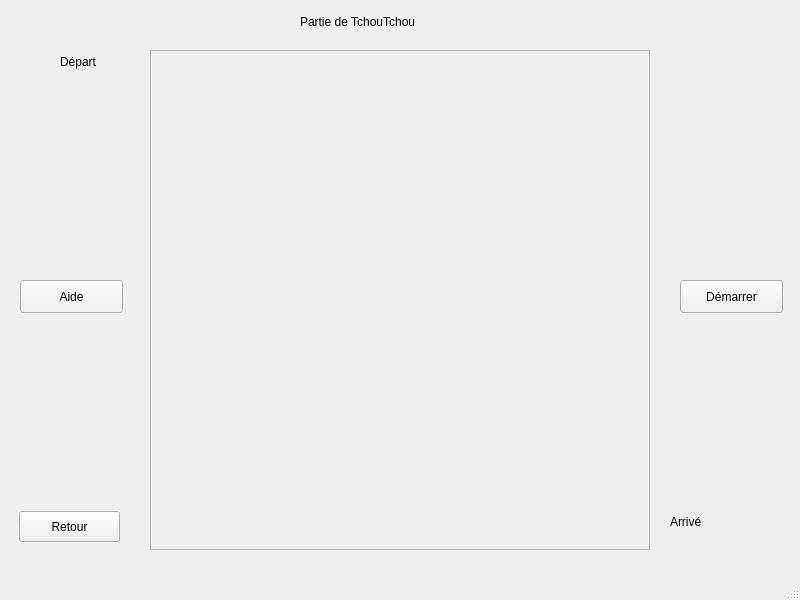
<?xml version="1.0" encoding="UTF-8"?>
<ui version="4.0">
 <class>MainWindow</class>
 <widget class="QMainWindow" name="MainWindow">
  <property name="geometry">
   <rect>
    <x>0</x>
    <y>0</y>
    <width>800</width>
    <height>600</height>
   </rect>
  </property>
  <property name="sizePolicy">
   <sizepolicy hsizetype="Preferred" vsizetype="Preferred">
    <horstretch>0</horstretch>
    <verstretch>0</verstretch>
   </sizepolicy>
  </property>
  <property name="minimumSize">
   <size>
    <width>800</width>
    <height>600</height>
   </size>
  </property>
  <property name="maximumSize">
   <size>
    <width>800</width>
    <height>600</height>
   </size>
  </property>
  <property name="windowTitle">
   <string>MainWindow</string>
  </property>
  <widget class="QWidget" name="centralwidget">
   <widget class="QFrame" name="frame">
    <property name="geometry">
     <rect>
      <x>150</x>
      <y>50</y>
      <width>500</width>
      <height>500</height>
     </rect>
    </property>
    <property name="sizePolicy">
     <sizepolicy hsizetype="Ignored" vsizetype="Preferred">
      <horstretch>0</horstretch>
      <verstretch>0</verstretch>
     </sizepolicy>
    </property>
    <property name="frameShape">
     <enum>QFrame::StyledPanel</enum>
    </property>
    <property name="frameShadow">
     <enum>QFrame::Raised</enum>
    </property>
   </widget>
   <widget class="QPushButton" name="button_aide">
    <property name="geometry">
     <rect>
      <x>20</x>
      <y>280</y>
      <width>103</width>
      <height>33</height>
     </rect>
    </property>
    <property name="text">
     <string>Aide</string>
    </property>
   </widget>
   <widget class="QLabel" name="label_2">
    <property name="geometry">
     <rect>
      <x>60</x>
      <y>50</y>
      <width>76</width>
      <height>24</height>
     </rect>
    </property>
    <property name="text">
     <string>Départ</string>
    </property>
   </widget>
   <widget class="QLabel" name="label_3">
    <property name="geometry">
     <rect>
      <x>670</x>
      <y>510</y>
      <width>76</width>
      <height>24</height>
     </rect>
    </property>
    <property name="text">
     <string>Arrivé</string>
    </property>
   </widget>
   <widget class="QLabel" name="label_4">
    <property name="geometry">
     <rect>
      <x>300</x>
      <y>10</y>
      <width>361</width>
      <height>24</height>
     </rect>
    </property>
    <property name="text">
     <string>Partie de TchouTchou</string>
    </property>
   </widget>
   <widget class="QPushButton" name="Retour">
    <property name="geometry">
     <rect>
      <x>19</x>
      <y>511</y>
      <width>101</width>
      <height>31</height>
     </rect>
    </property>
    <property name="text">
     <string>Retour</string>
    </property>
   </widget>
   <widget class="QPushButton" name="buttonDemarrerTrain">
    <property name="geometry">
     <rect>
      <x>680</x>
      <y>280</y>
      <width>103</width>
      <height>33</height>
     </rect>
    </property>
    <property name="text">
     <string>Démarrer</string>
    </property>
   </widget>
   <zorder>frame</zorder>
   <zorder>label_2</zorder>
   <zorder>label_3</zorder>
   <zorder>button_aide</zorder>
   <zorder>label_4</zorder>
   <zorder>Retour</zorder>
   <zorder>buttonDemarrerTrain</zorder>
  </widget>
  <widget class="QMenuBar" name="menubar">
   <property name="geometry">
    <rect>
     <x>0</x>
     <y>0</y>
     <width>800</width>
     <height>29</height>
    </rect>
   </property>
  </widget>
  <widget class="QStatusBar" name="statusbar"/>
 </widget>
 <resources/>
 <connections/>
</ui>
